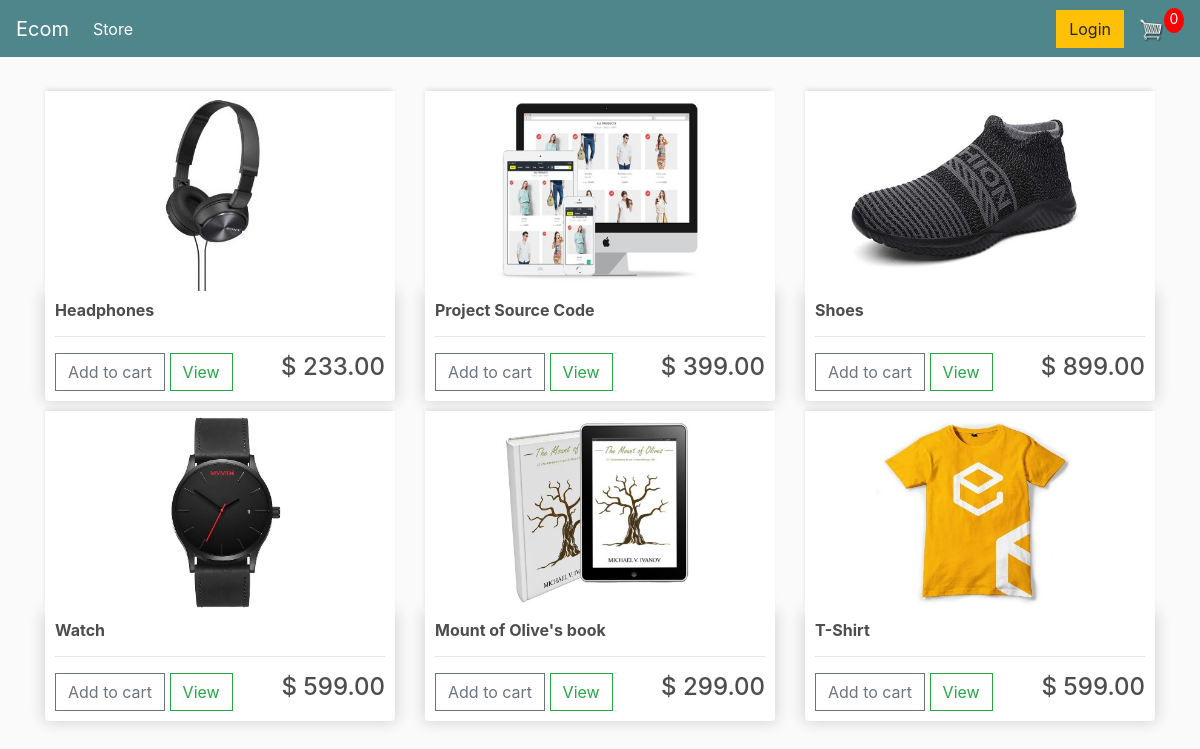
The page / on the database its author committed.
### store/models.py (models this page shows, shortened)
class Product(models.Model):
    name=models.CharField(max_length=200)
    price=models.DecimalField(max_digits=5,decimal_places=2)
    digital=models.BooleanField(default=False, null=True,blank=True)
    image=models.ImageField(null=True,blank=True)
    @property
    def imageURL(self):
        try:
            url=self.image.url
        except:
            url=''
        return url

### store/views.py (the view)
# urls.py: path('',include('store.urls')),
def store(request):
    data=cartData(request)
    cartItems=data['cartItems']
    products=Product.objects.all()
    context={'products':products,'cartItems':cartItems}
    return render(request,'store/store.html',context)

### store/utils.py (called while the page is built, shortened)
def cookieCart(request):
        try:
            cart=json.loads(request.COOKIES['cart'])
        except:
            cart={}
        print('Cart:',cart)
        items=[]
        order={'get_cart_items':0,'get_cart_total':0,'shipping':False}
        cartItems=order['get_cart_items']
        return {'items':items,'order':order,'cartItems':cartItems}

def cartData(request):
    if request.user.is_authenticated:
        customer=request.user.customer
        order, created=Order.objects.get_or_create(customer=customer,complete=False)
        items=order.orderitem_set.all()
        cartItems=order.get_cart_items
    else:
       cookieData=cookieCart(request)
       cartItems=cookieData['cartItems']
       order=cookieData['order']
       items=cookieData['items']
    return{'items':items,'order':order,'cartItems':cartItems}

### store/templates/store/store.html
{% extends 'store/main.html' %}
{% load static %}
{% block content %}
    <div class="row">
        {% for product in products%}
        <div class="col-lg-4">
          <img class ="thumbnail" src=" {{product.imageURL}}">
            <div class="box-element product">
              <h6><strong>{{product.name}}</strong></h6>
              <hr>
              <button data-product={{product.id}}  data-action="add" class="btn btn-outline-secondary add-btn update-cart">Add to cart</button>
              <a class="btn btn-outline-success" href="#">View</a>
              <h4 style=" display:inline; float:right">$ {{product.price|floatformat:2}}</h4>
            </div>
        </div>
        {% endfor %}
    </div>
{% endblock content  %}

### store/templates/store/main.html (shortened to what this page needs)
<!DOCTYPE html> {% load static %}
<html>
<head>
    <link rel="stylesheet" href="https://stackpath.bootstrapcdn.com/bootstrap/4.4.1/css/bootstrap.min.css">
    <link rel="stylesheet" type="text/css" href="{% static 'css/main.css' %}">
</head>
<body>
    <nav class="navbar navbar-expand-lg navbar-dark bg-dark">
        <a class="navbar-brand" href="{% url 'store' %}">Ecom</a>
        <div class="collapse navbar-collapse" id="navbarSupportedContent">
            <ul class="navbar-nav mr-auto">
                <li class="nav-item active">
                    <a class="nav-link" href="{% url 'store' %}">Store <span class="sr-only">(current)</span></a>
                </li>
            </ul>
            <div class="form-inline my-2 my-lg-0">
                <a href="#" class="btn btn-warning">Login</a>
                <a href="{% url 'cart' %}">
                    <img id="cart-icon" src="{% static 'images/cart.png' %}">
                </a>
                <p id="cart-total">{{cartItems}}</p>
            </div>
        </div>
    </nav>
    <div class="container">
        <br> {% block content %} {% endblock content %}
    </div>
</body>
</html>

### static/css/main.css (style rules this page uses)
body { background-color: hsl(0, 0%, 98%); }
h1, h2, h3, h4, h5, h6 { color: hsl(0, 0%, 30%); }
.box-element { box-shadow: hsl(0, 0%, 80%) 0 0 16px; background-color: #fff; border-radius: 4px; padding: 10px; }
.thumbnail { width: 100%; height: 200px; -webkit-box-shadow: -1px -3px 5px -2px rgba(214, 214, 214, 1); -moz-box-shadow: -1px -3px 5px -2px rgba(214, 214, 214, 1); box-shadow: -1px -3px 5px -2px rgba(214, 214, 214, 1); }
.product { border-radius: 0 0 4px 4px; }
.bg-dark { background-color: #4f868c!important; }
#cart-icon { width: 25px; display: inline-block; margin-left: 15px; }
#cart-total { display: block; text-align: center; color: #fff; background-color: red; width: 20px; height: 25px; border-radius: 50%; font-size: 14px; }
.col-lg-4, .col-lg-6, .col-lg-8, .col-lg-12 { margin-top: 10px; }
.btn { border-radius: 0; }

### rows shown on the page
Product: imageURL (picture), name "Headphones", price "233.00"
Product: imageURL (picture), name "Project Source Code", price "399.00"
Product: imageURL (picture), name "Shoes", price "899.00"
Product: imageURL (picture), name "Watch", price "599.00"
Product: imageURL (picture), name "Mount of Olive's book", price "299.00"
Product: imageURL (picture), name "T-Shirt", price "599.00"

### other values the page prints
{{ cartItems }} "0"
